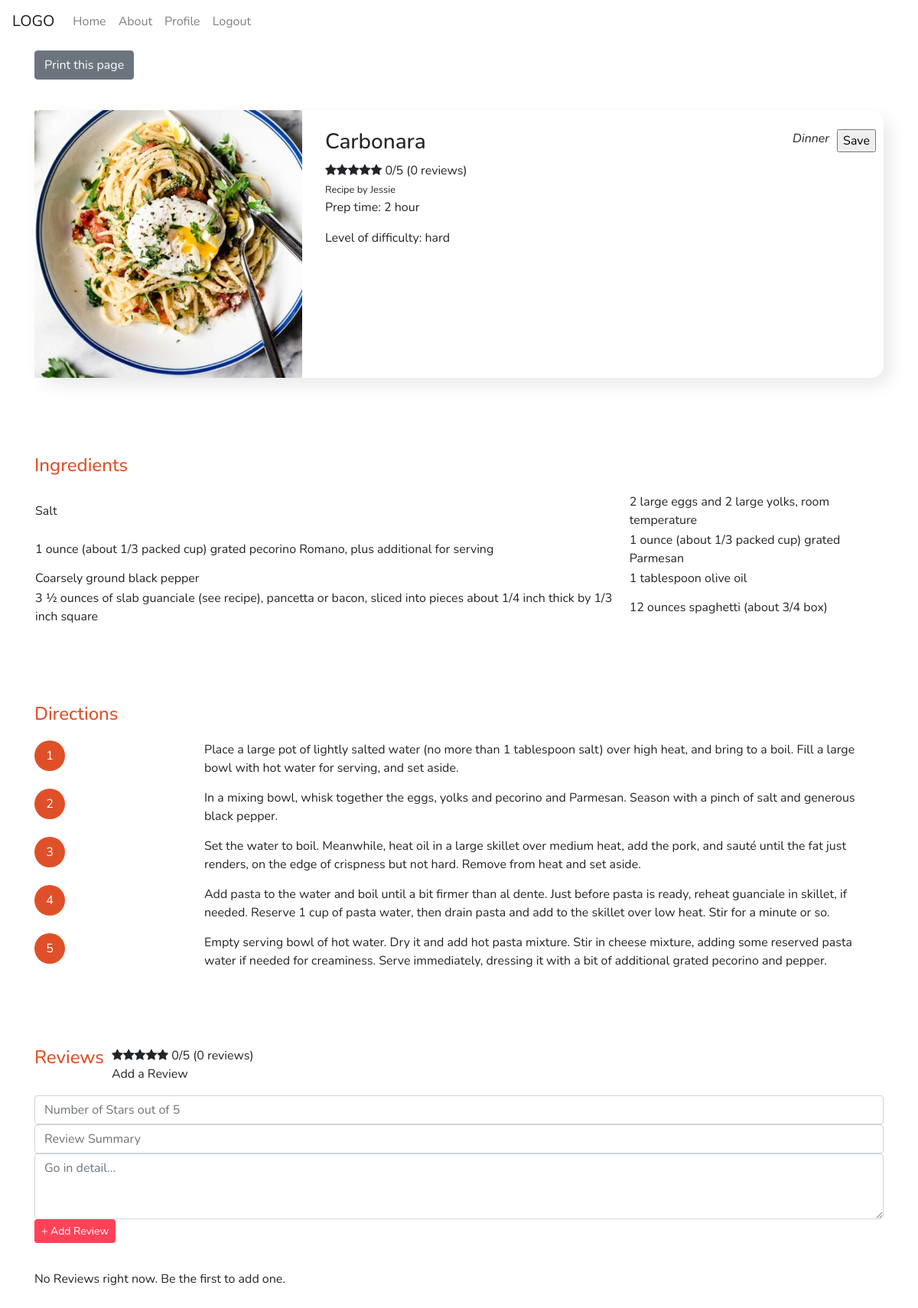
Page /recipePage.php?id=3 on the committed database.
### tables this page shows
CREATE TABLE `Recipes` (
  `RecipeId` int(11) NOT NULL,
  `UserId` int(11) DEFAULT NULL,
  `Description` longtext DEFAULT NULL,
  `RecipeName` varchar(70) DEFAULT NULL,
  `imageLink` varchar(30) DEFAULT NULL,
  `prepTime` int(11) NOT NULL,
  `difficulty` varchar(15) DEFAULT NULL
);

CREATE TABLE `Users` (
  `UserID` int(11) NOT NULL,
  `Username` varchar(50) NOT NULL,
  `Password` varchar(255) NOT NULL,
  `created_at` datetime DEFAULT current_timestamp(),
  `Description` varchar(1000) DEFAULT NULL
);

CREATE TABLE `RecipesContent` (
  `RecipeID` int(11) NOT NULL,
  `Directions` longtext NOT NULL,
  `Ingredients` longtext NOT NULL
);

### recipePage.php (the view, shortened to what this page needs)
<?php
  include 'recipe_db.php';
?>
<!DOCTYPE html>
<html lang="en" dir="ltr">
<head>
  <link rel="stylesheet" href="https://stackpath.bootstrapcdn.com/bootstrap/4.4.1/css/bootstrap.min.css">
  <link rel="stylesheet" href="https://cdnjs.cloudflare.com/ajax/libs/font-awesome/4.7.0/css/font-awesome.min.css">
  <link rel="stylesheet" href="recipePage.css">
</head>
<body>
  <nav class="navbar navbar-expand-lg navbar-light bg-transparent">
        <a class="navbar-brand" href="homePage.php">LOGO</a>
        <div class="collapse navbar-collapse" id="navbarSupportedContent">
          <ul class="navbar-nav mr-auto">
            <li class="nav-item">
              <a class="nav-link" href="homePage.php">Home<span class="sr-only">(current)</span></a>
            </li>
            <li class="nav-item">
              <a class="nav-link" href="#">About</a>
            </li>
            <li class="nav-item">
                <a class="nav-link" href="profile.php">Profile</a>
              </li>
              <li class="nav-item">
                <a class="nav-link" href="logout.php">Logout</a>
              </li>
          </ul>
        </div>
      </nav>
  <div class="container">
<?php
        $sql = 'SELECT * FROM Recipes WHERE RecipeID='. $_GET['id'];
        $result = mysqli_query($conn, $sql);
        $queryResult = mysqli_num_rows($result);
        if ($queryResult > 0) {
          $sql_2='SELECT * FROM  RecipesReviews WHERE RecipeID=' . $_GET['id'];
          $result_2 = mysqli_query($conn, $sql_2);
          $sum = 0;
          if (mysqli_num_rows($result_2)>0) {
            $avgRating = round($sum/mysqli_num_rows($result_2));
          }
          else{
            $avgRating = 0;
          }
          $sql_4 = 'SELECT * FROM RecipesContent WHERE RecipeID='. $_GET['id'];
          $result_4 = mysqli_query($conn, $sql_4);
          while($row = mysqli_fetch_array($result_4)) {
            $stringIngr = $row['Ingredients'];
            $ingred_array = explode(";", $stringIngr);
          }
          $sql_5 = 'SELECT * FROM RecipesContent WHERE RecipeID='. $_GET['id'];
          $result_5 = mysqli_query($conn, $sql_5);
          while($row = mysqli_fetch_array($result_5)) {
            $stringDirec = $row['Directions'];
            $direc_array = explode(";", $stringDirec);
          }
          $userArr = array();
          $ratingArr = array();
          $reviewNameArr = array();
          $reviewDescripArr = array();
          $reviewTime = array();
          $sql_7 =
          'SELECT Username
           FROM Recipes
            JOIN Users
              ON Recipes.UserID = Users.UserID
            WHERE RecipeID='. $_GET['id'];
          $result_7 = mysqli_query($conn, $sql_7);
          while ($row = mysqli_fetch_assoc($result_7)){
              $userName = $row['Username'];
          };
          while ($row=mysqli_fetch_assoc($result)){
              echo "
              <button onClick='window.print()'type='button' class='btn btn-secondary'>Print this page</button>
              <div class='card'>
                <div class='row'>
                  <div class='col-sm'>
                    <img class='card-img' src='".$row['imageLink']."' />
                  </div>
                  <div class='col-sm'>
                    <h3>".$row['RecipeName']."</h3>
                    <div>";
                      if ($avgRating == 5){
                        for ($i=0; $i < $avgRating ; $i++) {
                          echo "<span class='fa fa-star checked'></span>";
                        };
                      } else {
                        for ($i=0; $i < 5-$avgRating ; $i++) {
                          echo "<span class='fa fa-star'></span>";
                        };
                      };
                      echo "
                      ".$avgRating."/5   (".count($reviewNameArr)." reviews)
                    </div>
                    <small>
                      Recipe by ".$userName."
                    </small>
                    <p>Prep time: ".$row['prepTime']." hour</p>
                    <p>Level of difficulty: ".$row['difficulty']." </p>
                  </div>
                  <div class='col-sm'>
                    <div style='float: right; margin-right: 10px;''>
                      <form method='POST'>
                          <input name='save' type='submit' value='Save'</p>
                          <input type='hidden' name='id' value='".$_GET['id']."'></p>
                      </form>
                    </div>
                    <div style='float: right; margin-right: 10px;''>
                      <i>Dinner</i>
                    </div>
                  </div>
                </div>
              </div>
              <div class='ingredients'>
                <h4 class='subHead'>Ingredients</h4>
                <table style='width:100%''>";
                for ($i=0; $i < count($ingred_array); $i+=2) {
                  echo "<tr>
                    <td>".$ingred_array[$i]."</td>
                      <td>".$ingred_array[$i+1]."</td>
                  </tr>";
                }
                echo "</table>
              </div>
              <div class='directions'>
                <h4 class='subHead'>Directions</h4>
                <div class='grid-directions'>";
                for ($i=0; $i < count($direc_array); $i++) {
                  echo
                  "<div class='grid-item'><span class='number'>".($i+1)."</span></div>
                  <div class='grid-item'>".$direc_array[$i]."</div>";
                }
                echo "</div>
              </div>
              <div class='reviews'>
                <h4 style='display: inline; float: left; margin-right: 10px;' class='subHead'>Reviews</h4>
                <div style='display:inline; margin-right: 20px;'>";
                if ($avgRating == 5){
                  for ($i=0; $i < $avgRating ; $i++) {
                    echo "<span class='fa fa-star checked'></span>";
                  };
                } else {
                  for ($i=0; $i < 5-$avgRating ; $i++) {
                    echo "<span class='fa fa-star'></span>";
                  };
                }
                echo "
                ".$avgRating."/5
                (".count($reviewNameArr)." reviews)
                </div>";
              }
        }
?>
                <p> Add a Review </p>
                <form class='' action=" <?php $_SERVER['PHP_SELF']?>" method='POST'>
                  <div class='form-group'>
                    <input class='form-control' id='textReview' name='Rating' placeholder='Number of Stars out of 5'></input>
                    <input class='form-control' id='textReview' name='ReviewsName' placeholder='Review Summary'></input>
                    <textarea class='form-control' id='textReview' name='ReviewDescrip' rows='3' placeholder='Go in detail...'></textarea>
                    <input type='submit' class='btn btn-primary btn-sm' value='+ Add Review' name='addReview' id='buttonReview' />
                  </div>
                </form>
<?php
                echo "<div class='review-list'>
                   <div id='newReview'>
                  </div>
                  ";
                  if(count($reviewNameArr)!=0){
                    for ($i=0; $i < count($reviewNameArr); $i++) {
                      $indRating =$ratingArr[$i];
                      $indName =$userArr[$i];
                      $indReviewName =$reviewNameArr[$i];
                      $indReviewDescrip =$reviewDescripArr[$i];
                      $indReviewTime =$reviewTime[$i];
                      echo "<div class='review-item' style='margin-bottom: 20px;'>
                      <strong>".$indName."</strong><br/>";
                      if ($indRating == 5){
                        for ($j=0; $j < $indRating ; $j++) {
                          echo "<span class='fa fa-star checked'></span>";
                        };
                      }
                      else if ($indRating < 5){
                          for ($j=0; $j < $indRating ; $j++) {
                            echo "<span class='fa fa-star checked'></span>";
                          };
                          for ($j=0; $j < 5-$indRating ; $j++) {
                            echo "<span class='fa fa-star'></span>";
                          };
                      }
                      echo "
                      ".$indReviewName."<br/>
                      <i>".$indReviewTime."</i><br/>
                      ".$indReviewDescrip."
                      </div>";
                    }
                  }
                  else{
                    echo "No Reviews right now. Be the first to add one.";
                  }
                  echo"
                </div>
              </div>
              ";
?>
  </div>
</body>
</html>

### recipePage.css (style rules this page uses)
* { margin: 0; font-family: 'Nunito'; }
a { text-decoration: }
.subHead { color: #E05028; }
.btn-primary { background-color: #FF4258; border-color: #FF4258; }
.container { align-content: center; margin-top: 10px; margin-bottom: 100px; }
.card { margin-top: 40px; border: 1px; border-radius: 1em; box-shadow: 10px 10px 25px -3px rgba(0,0,0,0.1); }
.card-img { height: 100%; }
.col-sm:nth-child(2),.col-sm:nth-child(3) { margin:25px 0 0 0; }
.col-sm:nth-last-child(1) { display: inline; }
.ingredients { margin-top: 100px; }
table { margin-top: 20px; }
.directions { margin-top: 100px; }
.grid-directions { display: grid; grid-template-columns: 20% 80%; grid-row-gap: 15px; margin-top: 20px; }
.number { display: block; height: 40px; width: 40px; line-height: 40px; -moz-border-radius: 20px; border-radius: 20px; background-color: #E05028; color: white; text-align: center; font-size: 1em; }
.reviews { margin-top: 100px; }
.review-list { margin-top: 35px; }

### rows in the picture
recipes: imageLink (picture), RecipeName "Carbonara", UserId.Username "Jessie", prepTime "2", difficulty "hard"
recipescontent: Ingredients "Salt", Ingredients "2 large eggs and 2 large yolks, room temperature", Ingredients "1 ounce (about 1/3 packed cup) grated pecorino Romano, plus additional for serving", Ingredients "1 ounce (about 1/3 packed cup) grated Parmesan", Ingredients "Coarsely ground black pepper", Ingredients "1 tablespoon olive oil", Ingredients "3 ½ ounces of slab guanciale (see recipe), pancetta or bacon, sliced into pieces about 1/4 inch thick by 1/3 inch square", Ingredients "12 ounces spaghetti (about 3/4 box)", Directions "Place a large pot of lightly salted water (no more than 1 tablespoon salt) over high heat, and bring to a boil. Fill a large bowl with hot water for serving, and set aside.", Directions "In a mixing bowl, whisk together the eggs, yolks and pecorino and Parmesan. Season with a pinch of salt and generous black pepper.", Directions "Set the water to boil. Meanwhile, heat oil in a large skillet over medium heat, add the pork, and sauté until the fat just renders, on the edge of crispness but not hard. Remove from heat and set aside.", Directions "Add pasta to the water and boil until a bit firmer than al dente. Just before pasta is ready, reheat guanciale in skillet, if needed. Reserve 1 cup of pasta water, then drain pasta and add to the skillet over low heat. Stir for a minute or so.", Directions "Empty serving bowl of hot water. Dry it and add hot pasta mixture. Stir in cheese mixture, adding some reserved pasta water if needed for creaminess. Serve immediately, dressing it with a bit of additional grated pecorino and pepper."
